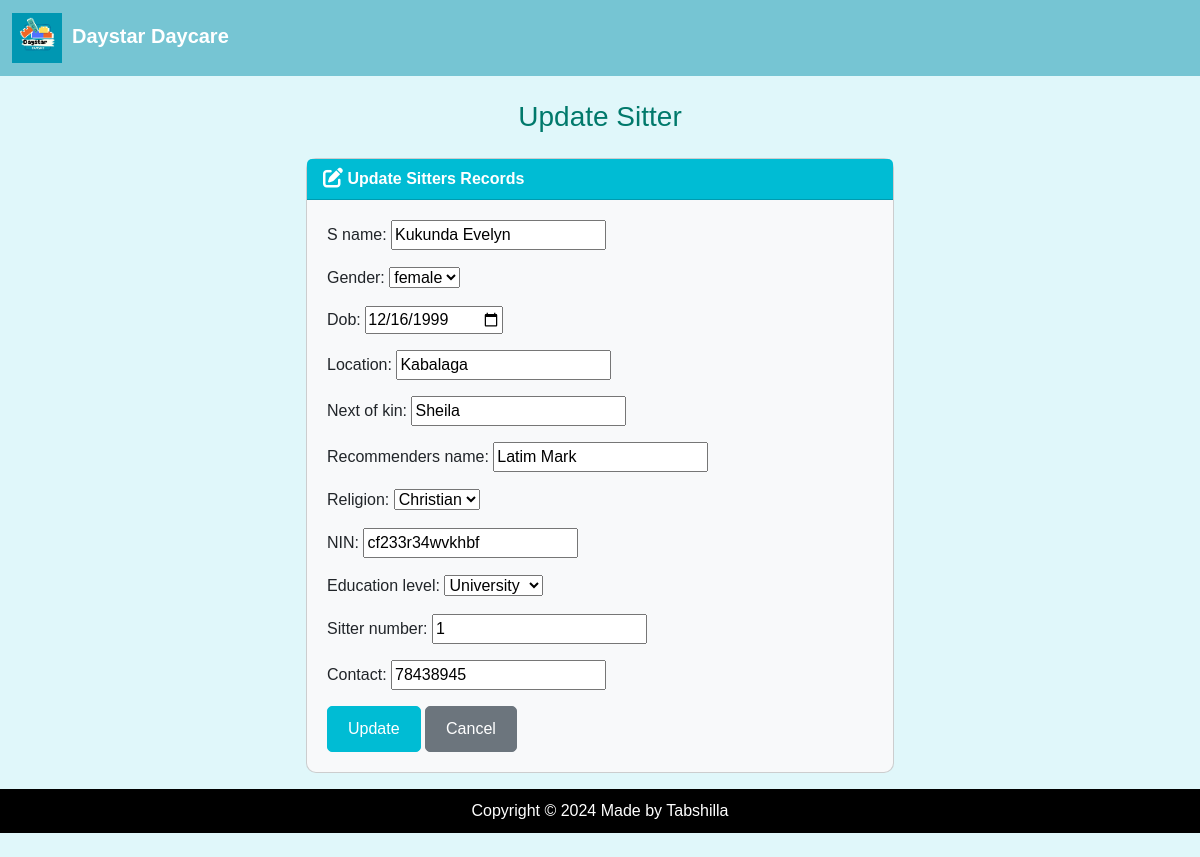
The page /edit_sitter/1/ on the database its author committed.
### DaystarApp/models.py (models this page shows, shortened)
class Sitter(models.Model):
    RELIGION_CHOICES = (
        ('Christian', 'Christian'),
        ('Muslim', 'Muslim'),
        ('Other', 'Other'),
    )
    EDUCATION_LEVEL_CHOICES = (
        ('Primary', 'Primary'),
        ('Secondary', 'Secondary'),
        ('University', 'University'),
    )
    S_name = models.CharField(max_length=200,null=True,blank=True)
    gender = models.CharField(choices=[('female', 'female'),('male','male')], max_length=100, null=False)
    dob = models.DateTimeField()
    location = models.CharField(max_length=200, default="Kabalaga")
    next_of_kin = models.CharField(max_length=200)
    recommenders_name = models.CharField(max_length=200)
    religion = models.CharField(max_length=100, choices=RELIGION_CHOICES, blank=True)
    NIN = models.CharField(max_length=30, unique=True)
    education_level = models.CharField(max_length=200, choices=EDUCATION_LEVEL_CHOICES)
    sitter_number = models.CharField(max_length=200, unique=True)
    contact = models.IntegerField(null= True)

### DaystarApp/views.py (the view)
# urls.py: path('edit_sitter/<int:id>/', views.edit_sitter, name='edit_sitter'),
def edit_sitter(request,id):
    if request.method =='POST':
        sitter= Sitter.objects.get(pk=id)
        form = SitterForm(request.POST, instance=sitter)
        if form.is_valid():
            form.save()
        return render(request, 'DaystarApp/editsitter.html', {
            'form':form,
            'success':True
            })
    else:
        sitter = Sitter.objects.get(pk=id)
        form = SitterForm(instance=sitter)
    return render(request, 'DaystarApp/editsitter.html',{'form':form})

### DaystarApp/forms.py
class SitterForm(ModelForm):
    class Meta:
        model = Sitter
        fields = '__all__'
        widgets={
            'dob': forms.DateInput(attrs={'type': 'date'}),
        }

### DaystarApp/templates/DaystarApp/editsitter.html (shortened to what this page needs)
{% extends "DaystarApp/base.html" %}
{% load static %}
{% block content %}
<body>
<h3 class="text-center m-4">Update Sitter</h3>
{% if success %}
<div class="alert alert-success" role="alert">
  The Sitter is updated successfully
  <a href= "{% url 'home' %}" class="alert-link">Go to Home Page</a>
</div>
{% else %}
<div class='row justify-content-center'>
  <div class='col-md-6'>
      <div class="card bg-light mb-3">
          <div class="card-header">
              <i class="fa-solid fa-pen-to-square fa-lg"></i> Update Sitters Records
          </div>
          <div class="card-body">
              <form action="" method="POST">
                  {{ form.as_p }}
                  <button type="submit" class="btn btn-primary">Update</button>
                  <a href="{% url 'home' %}" class="btn btn-secondary">Cancel</a>
              </form>
          </div>
      </div>
  </div>
</div>
{% endif %}
{% endblock %}

### DaystarApp/templates/DaystarApp/base.html (style rules this page uses)
body { display: flex; flex-direction: column; min-height: 100vh; }

### DaystarApp/templates/DaystarApp/editsitter.html (style rules this page uses)
body { background-color: #e0f7fa; font-family: Arial, sans-serif; }
h3 { color: #00796b; text-align: center; margin-bottom: 20px; }
.card { border-radius: 10px; }
.card-header { background-color: #00bcd4; color: white; font-weight: bold; border-radius: 10px 10px 0 0; }
.card-body { padding: 20px; }
.btn-primary { background-color: #00bcd4; border-color: #00bcd4; padding: 10px 20px; font-size: 16px; border-radius: 5px; transition: background-color 0.3s ease; }
.btn-secondary { padding: 10px 20px; font-size: 16px; border-radius: 5px; }

### rows shown on the page
Sitter: S_name "Kukunda Evelyn", gender "female", dob "12/16/1999", location "Kabalaga", next_of_kin "Sheila", recommenders_name "Latim Mark", religion "Christian", NIN "cf233r34wvkhbf", education_level "University", sitter_number "1", contact "78438945"
